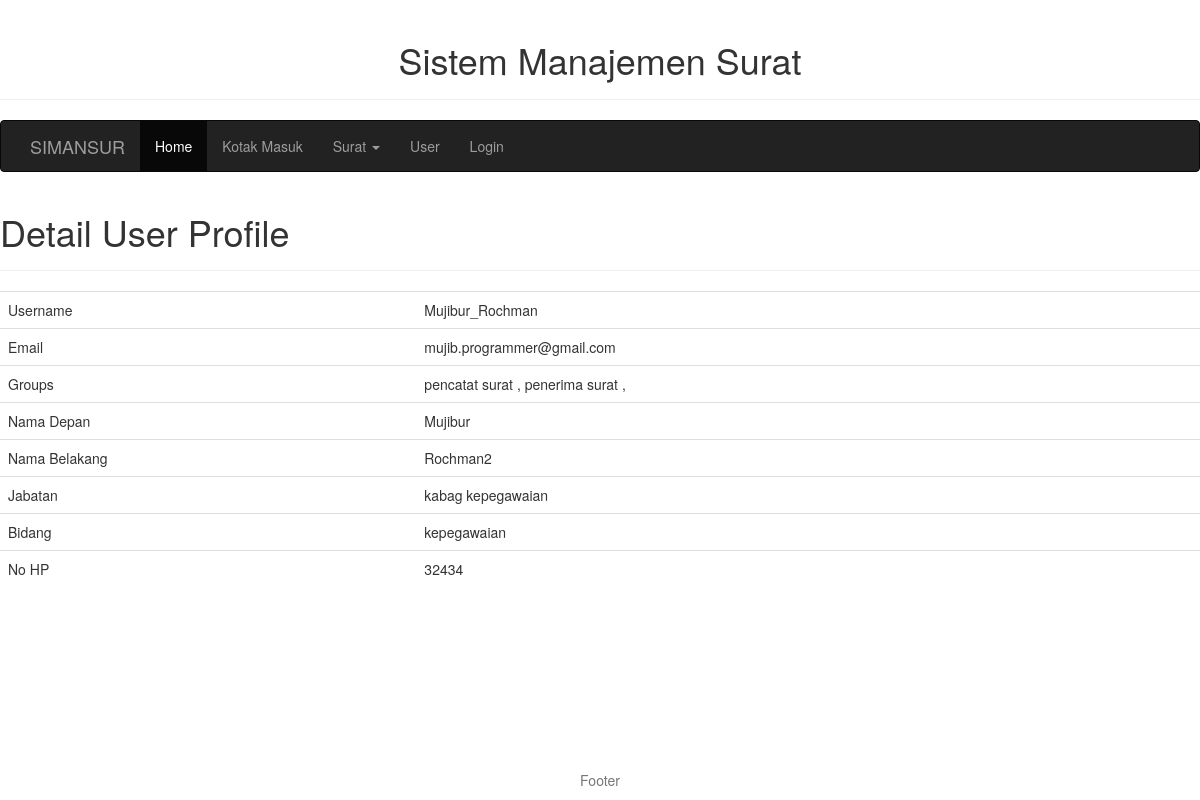
The app's page /user/Mujibur_Rochman/ with its own data.
### MainApp/models.py (models this page shows, shortened)
class UserProfile(models.Model):
    user = models.OneToOneField(User)
    bidang = models.CharField(max_length=40, default="")
    jabatan = models.CharField(max_length=40, default="")
    role_pencatat = models.BooleanField(default=False)
    no_telepon = models.BigIntegerField()

### MainApp/views.py (the view)
# urls.py: url(r'^user/(?P<username>[\w\-]+)/$', views.user_detail, name='user_detail'),
def user_detail(request, username):
    try:
        user = User.objects.get(username=username)
        user_profile = UserProfile.objects.get(user=user)
    except Disposisi.DoesNotExist:
         user_profile = None
    context_dict = {'user_profile': user_profile}
    return render(request, 'MainApp/user_detail.html', context_dict)

### templates/MainApp/user_detail.html (shortened to what this page needs)
{% extends "base.html" %}
{% block body-id %}{{ slug|slugify }}{% endblock %}
{% block content%}
        <div class="page-header">
            <h1>Detail User Profile</h1>
        </div>
        <div class="row">
            <div class="col-md-12">
                {% if user_profile %}
              <table class="table">
                <tbody>
                <tr>
                    <td>Username</td>
                    <td>{{ user_profile.user.username }}</td>
                </tr>
                <tr>
                    <td>Email</td>
                    <td>{{ user_profile.user.email }}</td>
                </tr>
                <tr>
                    <td>Groups</td>
                    <td>
                      {% for g in user_profile.user.groups.all %}
                            {{ g.name }}
                            {{ ', ' }}
                      {% endfor %}
                    </td>
                </tr>
                <tr>
                    <td>Nama Depan</td>
                    <td>{{ user_profile.user.first_name }}</td>
                </tr>
                <tr>
                    <td>Nama Belakang</td>
                    <td>{{ user_profile.user.last_name }}</td>
                </tr>
                <tr>
                    <td>Jabatan</td>
                    <td>{{ user_profile.jabatan }}</td>
                </tr>
                <tr>
                    <td>Bidang</td>
                    <td>{{ user_profile.bidang }}</td>
                </tr>
                <tr>
                    <td>No HP</td>
                    <td>{{ user_profile.no_telepon }}</td>
                </tr>
                </tbody>
              </table>
                {% else %}
                    <p>User yang diminta tidak ditemukan</p>
                {% endif %}
            </div>
        </div>
        <br /> <br />
{% endblock %}

### records on screen
UserProfile: user.username "Mujibur_Rochman", user.email "mujib.programmer@gmail.com", user.first_name "Mujibur", user.last_name "Rochman2", jabatan "kabag kepegawaian", bidang "kepegawaian", no_telepon "32434"

### other values on screen
{{ g.name }} "pencatat surat"
{{ ', ' }} ","
{{ g.name }} "penerima surat"
